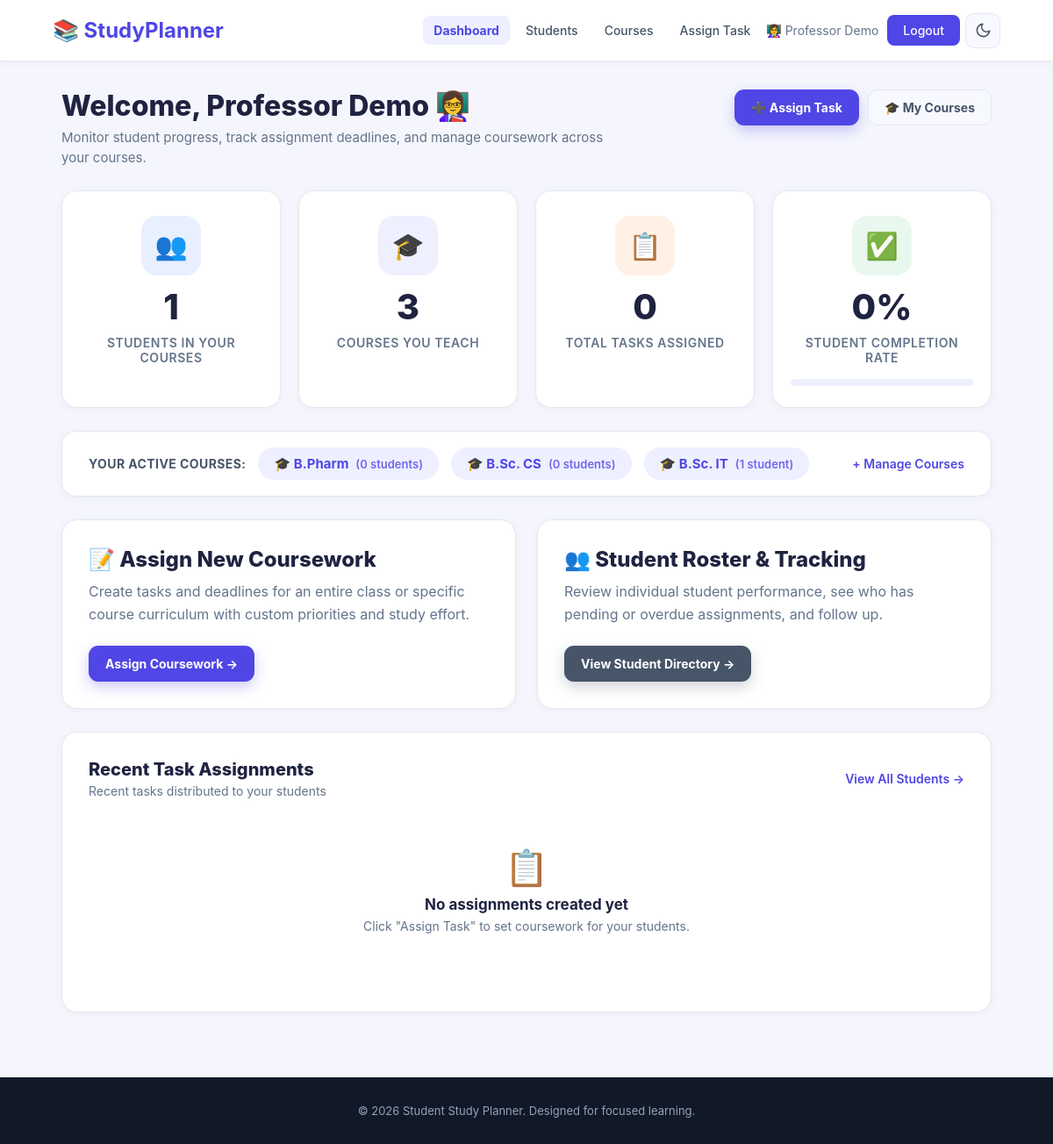
The page /teacher_dashboard.php (signed in) on the database its author committed.
### tables this page shows
CREATE TABLE IF NOT EXISTS `courses` (
  `id` int(11) NOT NULL AUTO_INCREMENT,
  `course_name` varchar(100) NOT NULL,
  `created_at` timestamp NOT NULL DEFAULT current_timestamp(),
  PRIMARY KEY (`id`),
  UNIQUE KEY `uq_courses_course_name` (`course_name`)
);

### includes/functions.php (called while the page is built, shortened)
<?php
function e(?string $value): string {
    return htmlspecialchars($value ?? '', ENT_QUOTES, 'UTF-8');
}

### includes/auth.php (called while the page is built, shortened)
<?php
function require_teacher_login(): int {
    return (int)$_SESSION['teacher_id'];
}

### teacher_dashboard.php (the view, shortened to what this page needs)
<?php
require_once __DIR__ . '/config/database.php';
require_once __DIR__ . '/includes/auth.php';
require_once __DIR__ . '/includes/functions.php';
$teacherId = require_teacher_login();
$teacherName = $_SESSION['teacher_name'] ?? 'Teacher';
$courseCountStmt = $conn->prepare("SELECT COUNT(*) AS total FROM teacher_courses WHERE teacher_id = ?");
$courseCountStmt->bind_param("i", $teacherId);
$courseCountStmt->execute();
$myCourseCount = (int)$courseCountStmt->get_result()->fetch_assoc()['total'];
$studentCountStmt = $conn->prepare("
    SELECT COUNT(DISTINCT u.id) AS total
    FROM users u
    INNER JOIN courses c ON LOWER(u.course) = LOWER(c.course_name)
    INNER JOIN teacher_courses tc ON c.id = tc.course_id
    WHERE tc.teacher_id = ?
");
$studentCountStmt->bind_param("i", $teacherId);
$studentCountStmt->execute();
$totalStudents = (int)$studentCountStmt->get_result()->fetch_assoc()['total'];
$taskStmt = $conn->prepare("
    SELECT
        COUNT(*) AS total,
        SUM(CASE WHEN status = 'pending' THEN 1 ELSE 0 END) AS pending,
        SUM(CASE WHEN status = 'completed' THEN 1 ELSE 0 END) AS completed
    FROM teacher_tasks
    WHERE teacher_id = ?
");
$taskStmt->bind_param("i", $teacherId);
$taskStmt->execute();
$taskStats = $taskStmt->get_result()->fetch_assoc();
$totalTasks = (int)($taskStats['total'] ?? 0);
$completedTasks = (int)($taskStats['completed'] ?? 0);
$completionRate = ($totalTasks > 0) ? (int)round(($completedTasks / $totalTasks) * 100) : 0;
$activeCoursesStmt = $conn->prepare("
    SELECT c.id, c.course_name,
           (SELECT COUNT(*) FROM users u WHERE LOWER(u.course) = LOWER(c.course_name)) AS student_count
    FROM courses c
    INNER JOIN teacher_courses tc ON c.id = tc.course_id
    WHERE tc.teacher_id = ?
    ORDER BY c.course_name ASC
");
$activeCoursesStmt->bind_param("i", $teacherId);
$activeCoursesStmt->execute();
$activeCourses = $activeCoursesStmt->get_result();
$recentStmt = $conn->prepare("
    SELECT tt.id, tt.task_name, tt.due_date, tt.status, tt.created_at,
           u.name AS student_name, u.course,
           s.subject_name
    FROM teacher_tasks tt
    INNER JOIN users u ON tt.student_id = u.id
    INNER JOIN subjects s ON tt.subject_id = s.id
    WHERE tt.teacher_id = ?
    ORDER BY tt.id DESC
    LIMIT 10
");
$recentStmt->bind_param("i", $teacherId);
$recentStmt->execute();
$recentAssignments = $recentStmt->get_result();
include __DIR__ . '/includes/header.php';
?>
<div class="tp-page">
    <div class="tp-head">
        <div>
            <h1>Welcome, <?php echo e($teacherName); ?> 👩‍🏫</h1>
            <p>Monitor student progress, track assignment deadlines, and manage coursework across your courses.</p>
        </div>
        <div class="tp-head-actions">
            <a href="teacher_assign_task.php" class="sp-btn sp-btn-primary">➕ Assign Task</a>
            <a href="courses.php" class="sp-btn sp-btn-soft">🎓 My Courses</a>
        </div>
    </div>
    <section class="tp-stats">
        <a class="tp-stat tp-stat-blue" href="teacher_students.php">
            <div class="tp-stat-icon">👥</div>
            <div class="tp-stat-value"><?php echo $totalStudents; ?></div>
            <div class="tp-stat-label">Students in your courses</div>
        </a>
        <a class="tp-stat tp-stat-purple" href="courses.php">
            <div class="tp-stat-icon">🎓</div>
            <div class="tp-stat-value"><?php echo $myCourseCount; ?></div>
            <div class="tp-stat-label">Courses you teach</div>
        </a>
        <div class="tp-stat tp-stat-orange">
            <div class="tp-stat-icon">📋</div>
            <div class="tp-stat-value"><?php echo $totalTasks; ?></div>
            <div class="tp-stat-label">Total tasks assigned</div>
        </div>
        <div class="tp-stat tp-stat-green">
            <div class="tp-stat-icon">✅</div>
            <div class="tp-stat-value"><?php echo $completionRate; ?>%</div>
            <div class="tp-stat-label">Student completion rate</div>
            <div class="sp-progress"><span style="width: <?php echo $completionRate; ?>%;"></span></div>
        </div>
    </section>
    <section class="tp-courses-strip">
        <span class="tp-strip-label">Your active courses:</span>
        <?php if ($activeCourses->num_rows > 0): ?>
            <?php while ($ac = $activeCourses->fetch_assoc()): ?>
                <span class="tp-chip">🎓 <?php echo e($ac['course_name']); ?>
                    <small>(<?php echo (int)$ac['student_count']; ?> student<?php echo ((int)$ac['student_count'] === 1) ? '' : 's'; ?>)</small>
                </span>
            <?php endwhile; ?>
        <?php else: ?>
            <span class="tp-strip-empty">No courses selected yet</span>
        <?php endif; ?>
        <a href="courses.php" class="tp-strip-link">+ Manage Courses</a>
    </section>
    <section class="tp-grid-2">
        <div class="tp-card">
            <h2>📝 Assign New Coursework</h2>
            <p>Create tasks and deadlines for an entire class or specific course curriculum with custom priorities and study effort.</p>
            <a href="teacher_assign_task.php" class="sp-btn sp-btn-primary">Assign Coursework →</a>
        </div>
        <div class="tp-card">
            <h2>👥 Student Roster &amp; Tracking</h2>
            <p>Review individual student performance, see who has pending or overdue assignments, and follow up.</p>
            <a href="teacher_students.php" class="sp-btn tp-btn-dark">View Student Directory →</a>
        </div>
    </section>
    <section class="tp-card" style="margin-top: 26px;">
        <div class="tp-card-head">
            <div>
                <div class="tp-card-title">Recent Task Assignments</div>
                <div class="tp-card-sub">Recent tasks distributed to your students</div>
            </div>
            <a href="teacher_students.php" class="tp-strip-link" style="margin-left:0;">View All Students →</a>
        </div>
        <?php if ($recentAssignments->num_rows > 0): ?>
            <div class="tp-table-wrap">
                <table class="tp-table">
                    <thead>
                        <tr>
                            <th>Task Name</th>
                            <th>Subject</th>
                            <th>Student</th>
                            <th>Course</th>
                            <th>Due Date</th>
                            <th>Status</th>
                        </tr>
                    </thead>
                    <tbody>
                        <?php while ($row = $recentAssignments->fetch_assoc()):
                            $isOverdue = is_task_overdue($row['due_date'], $row['status']);
                        ?>
                            <tr>
                                <td class="tp-strong"><?php echo e($row['task_name']); ?></td>
                                <td class="tp-accent"><?php echo e($row['subject_name']); ?></td>
                                <td><?php echo e($row['student_name']); ?></td>
                                <td><?php echo e($row['course']); ?></td>
                                <td><?php echo format_date($row['due_date']); ?></td>
                                <td>
                                    <?php if ($row['status'] === 'completed'): ?>
                                        <span class="sp-pill sp-pill-done">✅ Completed</span>
                                    <?php elseif ($isOverdue): ?>
                                        <span class="sp-pill sp-pill-over">⚠️ Overdue</span>
                                    <?php else: ?>
                                        <span class="sp-pill sp-pill-due">⏳ Pending</span>
                                    <?php endif; ?>
                                </td>
                            </tr>
                        <?php endwhile; ?>
                    </tbody>
                </table>
            </div>
        <?php else: ?>
            <div class="tp-empty">
                <div class="tp-empty-ico">📋</div>
                <h3>No assignments created yet</h3>
                <p>Click "Assign Task" to set coursework for your students.</p>
            </div>
        <?php endif; ?>
    </section>
</div>
<?php
include __DIR__ . '/includes/footer.php';
?>

### css/style.css (style rules this page uses)
* { margin: 0; padding: 0; box-sizing: border-box; }
body { font-family: Arial, sans-serif; background: #f7f8ff; color: #222; }

### rows shown on the page
courses: course_name "B.Pharm", student_count "0"
courses: course_name "B.Sc. CS", student_count "0"
courses: course_name "B.Sc. IT", student_count "1"

### other values the page prints
$_SESSION['teacher_name'] "Professor Demo"
$teacherName "Professor Demo"
$totalStudents "1"
$myCourseCount "3"
$totalTasks "0"
$completionRate "0"
